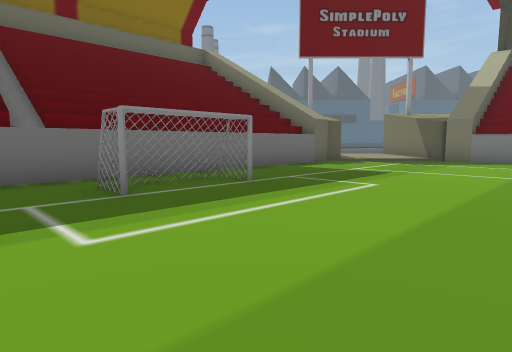
[1] (above)

23 first-person views from a walk through a 3-D level made in the Unity game engine. The camera is 1.3 m above the floor, tilts 6° down and sees 75° across. The floor is counted in squares, 2 m on a side. Each view is taken from the middle of a square. On the plan, view 1 faces up. The plan holds only what a view shows up to about 10 squares ahead; the rest is blank. The place goes on beyond the plan. The player character is not drawn.

[2]
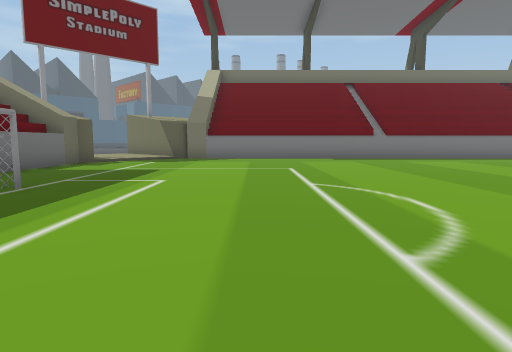

[3]
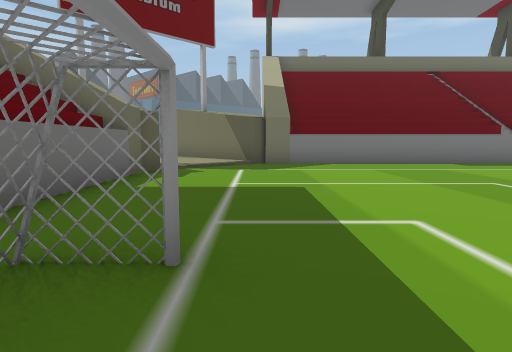

[4]
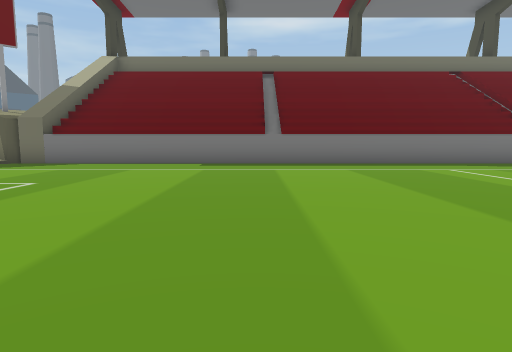

[5]
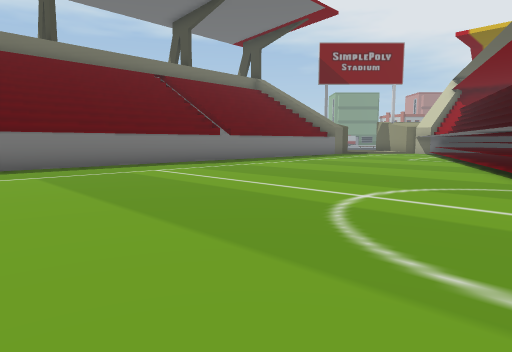

[6]
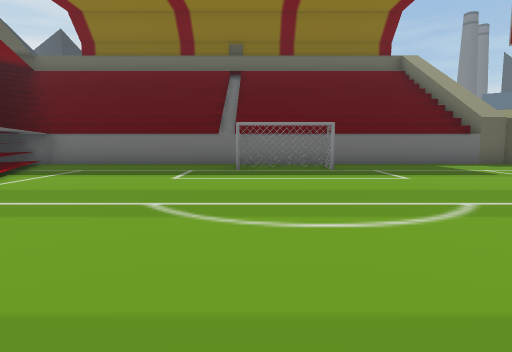

[7]
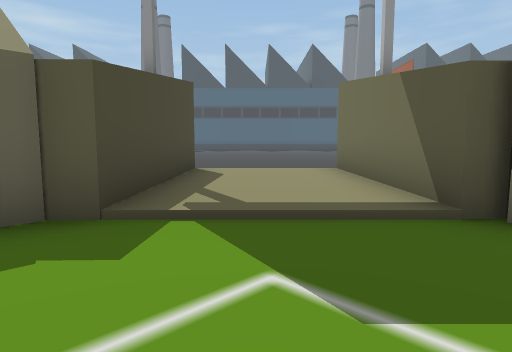

[8]
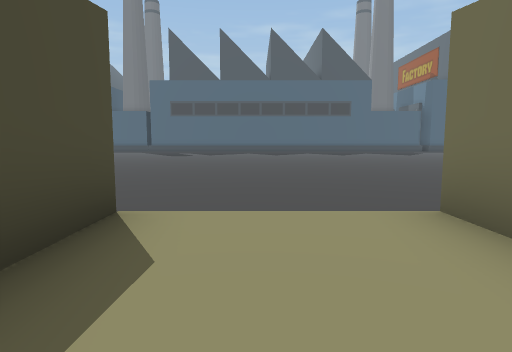

[9]
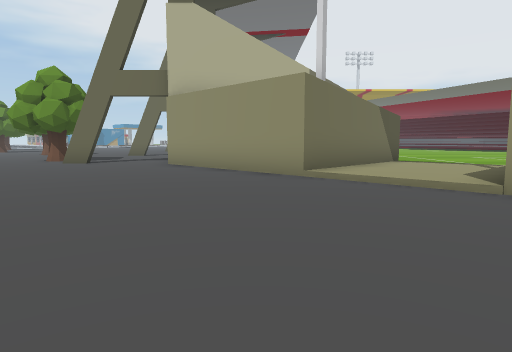

[10]
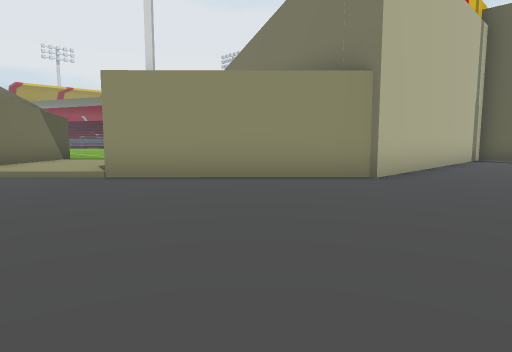

[11]
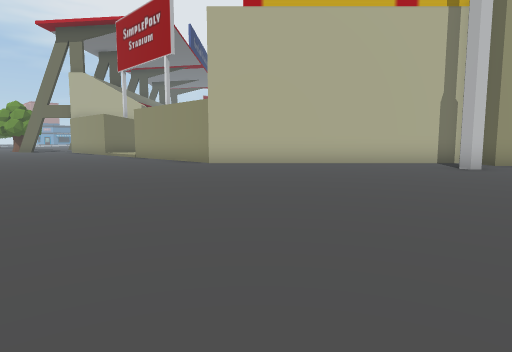

[12]
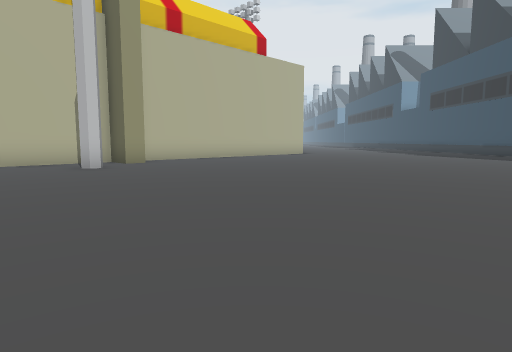

[13]
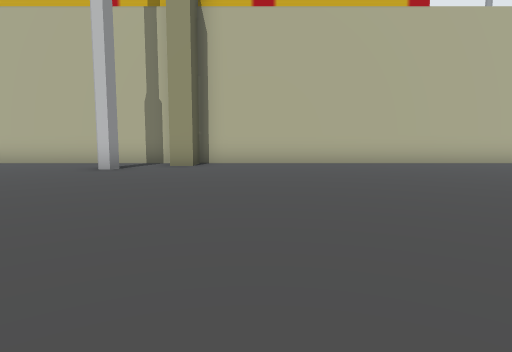

[14]
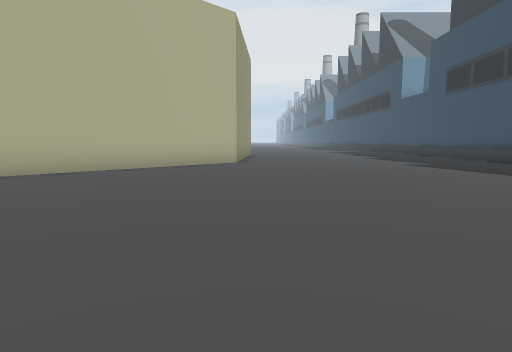

[15]
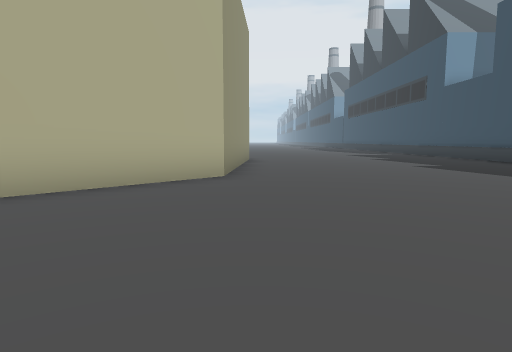

[16]
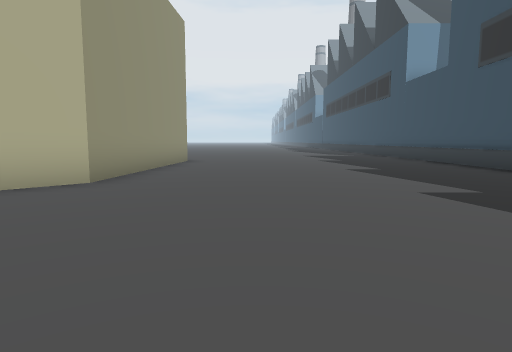

[17]
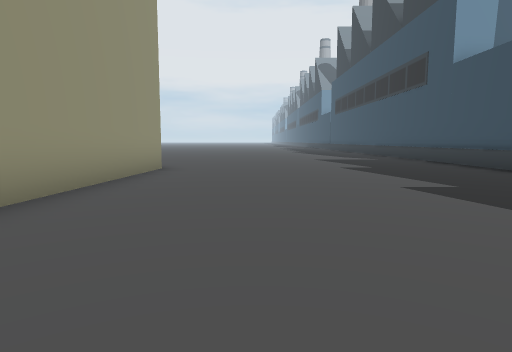

[18]
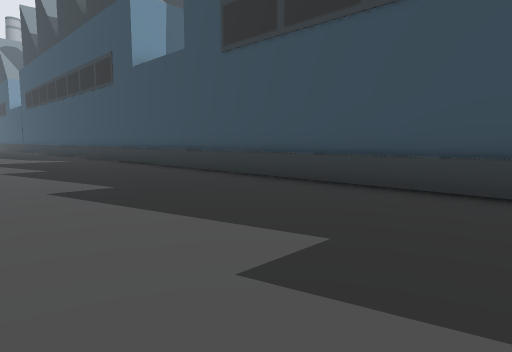

[19]
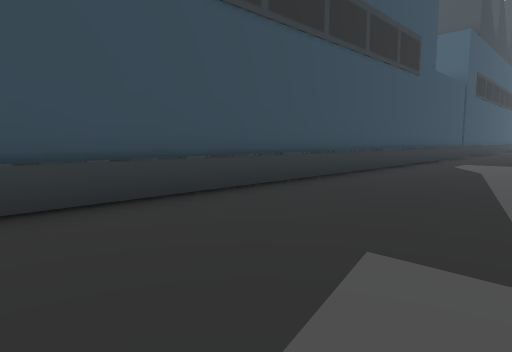

[20]
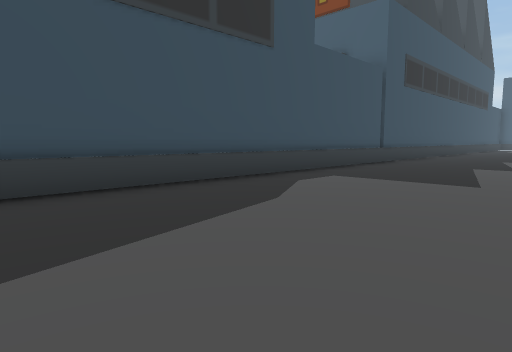

[21]
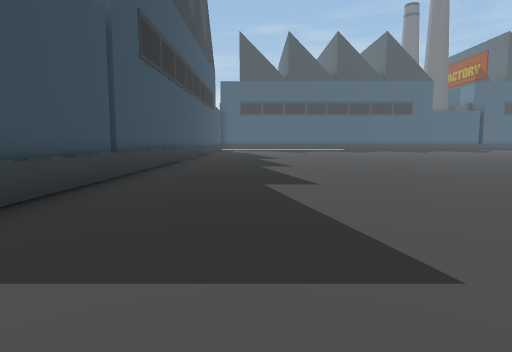

[22]
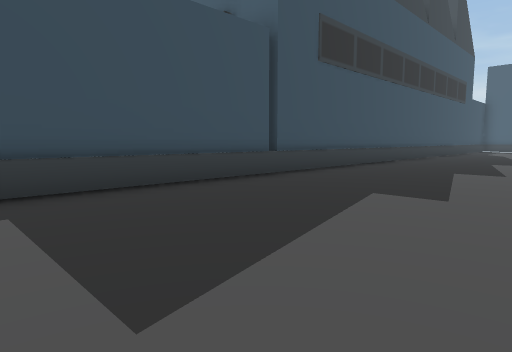

[23]
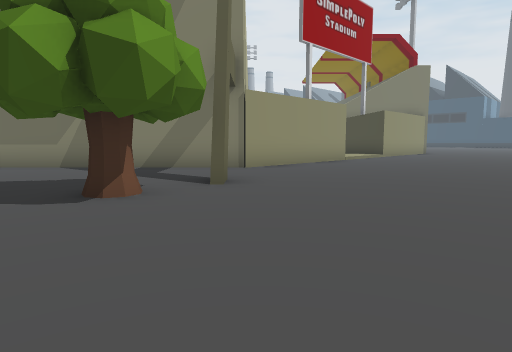

### Floor plan
Points are (right, up) in squares from view 1. A wall is a line through its corners. A room is listed if a view was taken in it or the views show most of it. See-through windows are left out.
Room 1 (views 1, 2, 3, 4, 5, 6, 7, 8)
walls: (0, 5.4) (-0.5, 6) (-2.1, 4.5); (-0.6, 5.7) (-1, 5.9); (-1.5, 3.9) (-2.2, 4.6); (6.2, 10.8) (5.7, 10.7) (5.7, 15); (16.1, 0.5) (5.9, 10.7); (2.7, 15) (2.7, 10.7) (2.3, 10.7) (-6.8, 1.6) (-6.8, 0.3)
ways out: opening at (4, 15) to room 2
Room 2 (views 9, 10, 11, 12, 13, 14, 15, 16, 17, 18, 19, 20, 21, 22, 23)
walls: (-7.4, 9.8) (-2.3, 15) (2.7, 15); (5.7, 15) (10.4, 15.1) (14.7, 10.8); (-22.6, 21.8) (-22.6, -5.1); (-14.8, -3) (-14.4, 2.8) (-8, 9.3) (-8.7, 10) (-8.3, 10.4) (-7.7, 9.9); (12, 16.3) (12.8, 17.1)
ways out: opening at (4, 15) to room 1; gap at (13, 17)
objects: other object (14, 17)

Positions as (right, up) in squares from view 1, and headings:
1: (0, 0), facing up
2: (-1, 0), facing up-right
3: (-1, 4), facing up-right
4: (4, -1), facing up-right
5: (5, -1), facing right
6: (4, -1), facing up-left
7: (4, 8), facing up
8: (4, 12), facing up
9: (2, 20), facing down-right
10: (0, 21), facing down
11: (-10, 21), facing down-right
12: (-12, 20), facing down
13: (-16, 15), facing down-right
14: (-15, 13), facing down
15: (-15, 9), facing down
16: (-17, 8), facing down
17: (-17, 5), facing down
18: (-18, 5), facing down-left
19: (-19, 2), facing up-left
20: (-18, 7), facing up-left
21: (-20, 11), facing up
22: (-18, 12), facing up-left
23: (16, 21), facing down-left
